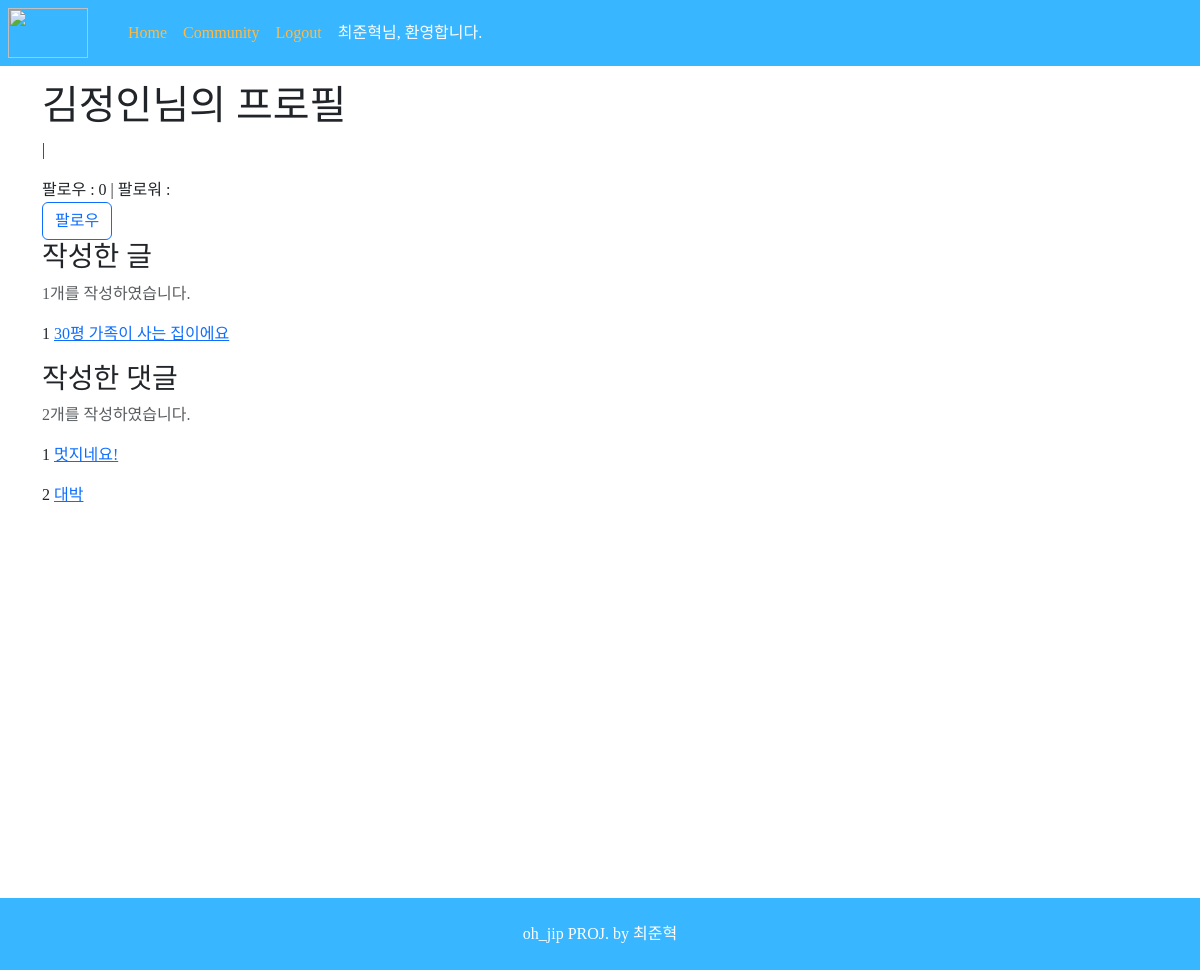
Screenshot of /accounts/detail/2 (signed in) with the database file from the repository.
### accounts/models.py (models this page shows)
class User(AbstractUser):
    followings = models.ManyToManyField('self', symmetrical=False, related_name='followers')
    @property
    def full_name(self):
        return f'{self.last_name}{self.first_name}'

### reviews/models.py (models this page shows)
class Review(models.Model):
    title = models.CharField(max_length=20)
    content = models.TextField(null=False)
    created_at = models.DateTimeField(auto_now_add=True)
    updated_at = models.DateTimeField(auto_now=True)
    image = ProcessedImageField(
        upload_to="images/",
        blank=True,
        processors=[ResizeToFill(400, 300)],
        format="JPEG",
        options={"quality": 80},
    )
    image_thumbnail = ProcessedImageField(
        upload_to="images/",
        blank=True,  # settings.py 원본 ImageField 명
        processors=[Thumbnail(400, 300)],  # 처리할 작업목록
        format="JPEG",  # 최종 저장 포맷
        options={"quality": 80},
    )  # 저장 옵션
    user = models.ForeignKey(
        settings.AUTH_USER_MODEL, on_delete=models.CASCADE, null=True
    )
    like_users = models.ManyToManyField(
        settings.AUTH_USER_MODEL, related_name="like_articles"
    )

class Comment(models.Model):
    content = models.TextField()
    created_at = models.DateTimeField(auto_now_add=True)
    article = models.ForeignKey(Review, on_delete=models.CASCADE)
    user = models.ForeignKey(
        settings.AUTH_USER_MODEL, on_delete=models.CASCADE, null=True
    )

### accounts/views.py (the view)
# urls.py: path('detail/<int:pk>', views.detail, name='detail'),
def detail(request, pk):
    user = get_user_model().objects.get(pk=pk)
    context = {
        'user': user
    }
    return render(request, 'accounts/detail.html', context)

### accounts/templates/accounts/detail.html (shortened to what this page needs)
{% extends 'base.html' %}
{% block body %}
  <div class="container mt-3 mb-3" style="height:100vh;">
    <h1>{{ user.username }}님의 프로필</h1>
    <p>{{ user.email }}
      |
    </p>
    팔로우 :
    {{ user.followings.count }}
    | 팔로워 :
    {{ user.follower.count }}<br>
    {% if request.user.is_authenticated %}
      {% if request.user != user %}
        {% if request.user in user.followings.all %}
          <a class="btn btn-outline-secondary" href="{% url 'accounts:follow' user.pk %}">팔로우 취소</a>
        {% else %}
          <a class="btn btn-outline-primary" href="{% url 'accounts:follow' user.pk %}">팔로우</a>
        {% endif %}
      {% endif %}
    {% endif %}
    <div class="col-6">
      <h3>작성한 글</h3>
      <p class="text-muted">{{ user.review_set.count }}개를 작성하였습니다.</p>
      {% for article in user.review_set.all %}
        <p>
          {{ forloop.counter }}
          <a href="{% url 'reviews:detail' article.pk %}">{{ article.title }}</a>
        </p>
      </div>
    {% endfor %}
    <div class="col-6">
      <h3>작성한 댓글</h3>
      <p class="text-muted">{{ user.comment_set.count }}개를 작성하였습니다.</p>
      {% for comment in user.comment_set.all %}
        <p>
          {{ forloop.counter }}
          <a href="{% url 'reviews:detail' comment.article.pk %}">{{ comment.content }}</a>
        </p>
      </div>
    {% endfor %}
{% endblock body %}

### reviewpjt/templates/base.html (shortened to what this page needs)
{% load django_bootstrap5 %}
{% load static %}
<!DOCTYPE html>
<html lang="ko">
  <head>
    {% bootstrap_css %}
    {% block css %}
      <link rel="stylesheet" href="{% static 'css/movie.css' %}">
      <link rel="stylesheet" href="https://cdn.jsdelivr.net/npm/bootstrap-icons@1.9.1/font/bootstrap-icons.css">
      {% endblock css %}
  </head>
  <body>
    <nav class="navbar navbar-expand-lg" style="background-color:#38b6ff;">
      <div class="nav mx-1">
        <a href="{% url 'reviews:index' %}"><img class="nav-logo mx-1" src="https://user-images.githubusercontent.com/75712723/200228137-aa504fc6-dc6d-415c-a061-7881e3704bad.png"/></a>
      </div>
      <div class="collapse navbar-collapse" id="navbarSupportedContent">
        <ul class="navbar-nav mb-2 mx-3 mb-lg-0 ms-lg-4 align-items-end">
          <li class="nav-item">
            <a class="menu nav-link active" href="{% url 'reviews:index' %}" style="color: #FFBA46;">Home</a>
          </li>
          <li class="nav-item">
            <a class="nav-link" href="{% url 'reviews:community' %}" style="color: #FFBA46;">Community</a>
          </li>
          {% if request.user.is_authenticated %}
            <li class="nav-item">
              <a class="nav-link" href="{% url 'accounts:logout' %}" style="color: #FFBA46;">Logout</a>
            </li>
            <li class="nav-item">
              <a class="nav-link" style="color:white;" href="{% url 'accounts:detail' user.pk %}" style="color: #FFBA46;">{{ request.user }}님, 환영합니다.</a>
            </li>
          {% endif %}
        </ul>
      </div>
    </nav>
    {% block body %}{% endblock body %}
    <footer class="py-4 css-2iocjw bottom-0" style="background-color:#38b6ff;">
      <div class="container px-4 px-lg-5">
        <p class="m-0 text-center text-white">oh_jip PROJ. by 최준혁</p>
      </div>
    </footer>
  </body>
</html>

### reviews/static/css/movie.css (style rules this page uses)
* { font-family: 'NetflixSans'; }

### reviewpjt/templates/base.html (style rules this page uses)
* { font-family: 'NetflixSans'; }
.nav-logo { width: 5rem; object-fit: cover; height: 50px; }
a { text-decoration: none; color: inherit; }

### rows the page displays
User: user "최준혁"
User: username "김정인", followings.count "0", review_set.count "1", comment_set.count "2"
Review: title "30평 가족이 사는 집이에요"
Comment: content "멋지네요!"
Comment: content "대박"
